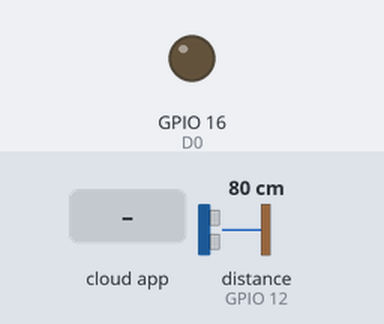
Bench run of a sketch on a simulated ESP8266 (NodeMCU). Parts: output pins drawn as LEDs (lit = HIGH). Wiring (inferred from the names in the program): ultrasonic range finder: trigger GPIO 15; echo GPIO 12. The test bench sets the inputs (shaded band); at power-on: distance to the obstacle (sensor on GPIO 12) 80 cm. The echo pulse lasts 58.3 µs per cm; WiFi joins after 1.5 s; servers stay silent unless stated; the Firebase database answers and starts empty; pins used as bus, display or sensor lines are not drawn; what the sketch prints to the serial monitor is not drawn.

Above: at 3.0 s.
3.1 s: the phone or cloud app sets LED_STATUS to 1
At 5.0 s:
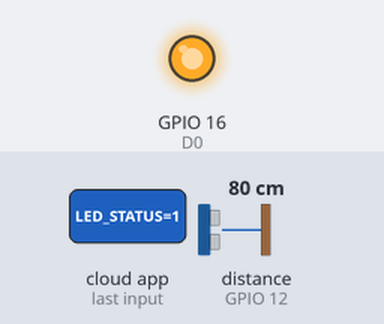
5.6 s: the phone or cloud app sets LED_STATUS to 0
At 6.9 s:
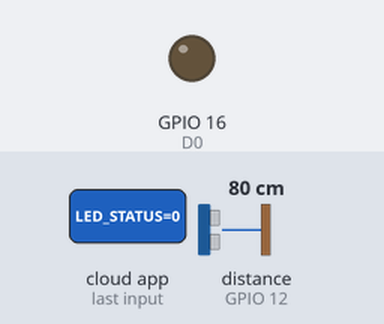
Timing chart, 0 to 8.6 s (numbered marks = the images above; inputs shaded):
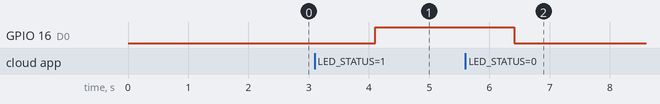

The sketch:

sensor_data_android.ino
```cpp
#include <ESP8266WiFi.h>
#include <FirebaseArduino.h>
// Set these to run example.
#define FIREBASE_HOST "esri-eea51.firebaseio.com"
#define FIREBASE_AUTH "qULRQbnuzJ3qkAdYunMasgcLlKtpXic1UQ1FxHvM"
#define WIFI_SSID "kavin"
#define WIFI_PASSWORD "1123581321"
const int trigPin = 15;  //D4
const int echoPin = 12;  //D3
long duration;int distance;
void setup() {
Serial.begin(9600);
pinMode(trigPin, OUTPUT); // Sets the trigPin as an Output
pinMode(echoPin, INPUT); // Sets the echoPin as an Input
pinMode(16, OUTPUT); //D0
pinMode(0, INPUT);  //D3
// connect to wifi.
WiFi.begin(WIFI_SSID, WIFI_PASSWORD);
Serial.print("connecting");
while (WiFi.status() != WL_CONNECTED) {
Serial.print(".");
delay(500);
}
Serial.println();
Serial.print("connected: ");
Serial.println(WiFi.localIP());
Firebase.begin(FIREBASE_HOST, FIREBASE_AUTH);
Firebase.set("LED_STATUS", 0);
Firebase.setInt("distance", 0);
}
int n = 0;
void loop() {

/*
 * For Utlrasonic sensor distance measurement
 */

// Clears the trigPin
digitalWrite(trigPin, LOW);
delayMicroseconds(2);

// Sets the trigPin on HIGH state for 10 micro seconds
digitalWrite(trigPin, HIGH);
delayMicroseconds(10);
digitalWrite(trigPin, LOW);

// Reads the echoPin, returns the sound wave travel time in microseconds
duration = pulseIn(echoPin, HIGH);

// Calculating the distance
distance= duration*0.034/2;
// Prints the distance on the Serial Monitor
Serial.print("Distance: ");
Serial.println(distance);
Firebase.setInt("distance",distance);
delay(2000);
/*
 * Led Control Home Automation
 */

n = Firebase.getInt("LED_STATUS");
// handle error
if (n==1) {
Serial.println("LED ON");
digitalWrite(16,HIGH);
return;
//delay(10);
}
else {
Serial.println("LED OFF");
digitalWrite(16,LOW);
}

}
```

Measured:
- after the input at 3.1 s, GPIO 16 (D0): LOW → HIGH after 1.0 s
- after the input at 5.6 s, GPIO 16 (D0): HIGH → LOW after 0.81 s
